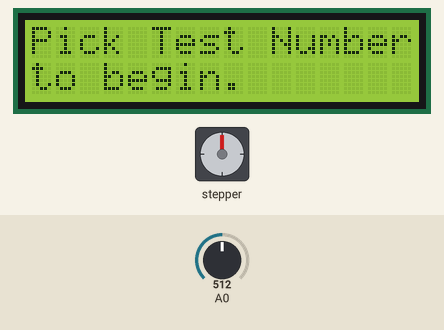
Simulated run of this sketch. Board: Arduino Uno, built with avr-gcc and run on an emulated ATmega328P. Shown: 16×2 character LCD, stepper motor. Inputs (shaded band) come from the test bench; at power-on: A0 = 512. Stepper angles assume 200 steps per turn.

Above: at 1.6 s.
At 3.4 s:
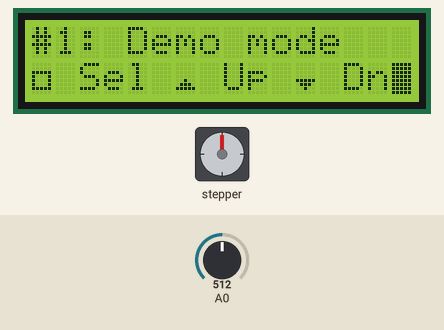
3.5 s: A0 set to 716
At 4.7 s:
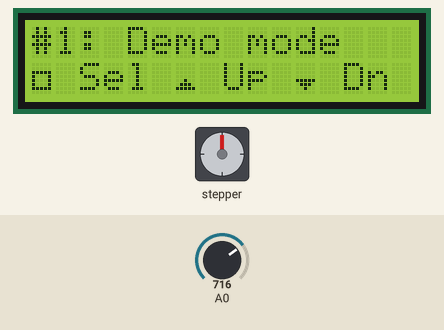
5.0 s: A0 set to 741
6.5 s: A0 set to 766
At 26.4 s:
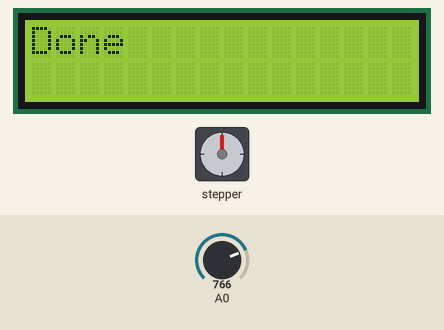
Timing chart, 0 to 27.0 s (numbered marks = the images above; inputs shaded):
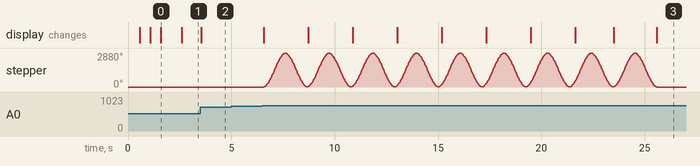

Measured:
- the behaviour switches between 759 and 760 on A0 (found by bisection; images 2 and 3)
- after the input at 3.5 s, the display: changes after 0.05 s (image 2)
- after the input at 5.0 s, every drawn part: stays the same
- after the input at 6.5 s, stepper: turns 2878° clockwise in 1.0 s, then 2873° counter-clockwise in 1.0 s, repeating every 2.1 s; the display: first changes after 0.08 s (image 3 shows a later state)
- what the display in image 0 shows lasts 1.0 s, from 1.6 s to 2.6 s

The sketch:

KeypadMotorTest1.ino
```cpp
#include <LiquidCrystal.h>
#include "./LCDKeypad.h"
#include "./AccelStepper.h"

LCDKeypad lcd;
AccelStepper stepper(AccelStepper::DRIVER, 22, 24);

byte c_up[8] = {
  0b00000,
  0b00000,
  0b00000,
  0b00000,
  0b00100,
  0b01110,
  0b11111,
  0b00000
};

byte c_down[8] = {
  0b00000,
  0b00000,
  0b00000,
  0b00000,
  0b11111,
  0b01110,
  0b00100,
  0b00000,
};

byte c_select[8] = {
  0b00000,
  0b00000,
  0b11111,
  0b10001,
  0b10001,
  0b10001,
  0b11111,
  0b00000
};

char* testOptions[] = {"#1: Demo mode", "#2: 100 Cycles", "#3: 10M Cycles"};
int testOptionsCount = 3;
int testNumber = 0; //default test number

void setup()
{
  stepper.setMaxSpeed(4000); //max supported is about 4000
  stepper.setAcceleration(10000);

  lcd.createChar(1, c_select);
  lcd.createChar(2, c_up);
  lcd.createChar(3, c_down);
  lcd.begin(16, 2);
  lcd.clear();
  lcd.print("Knee Wear Tester");
  delay(500);
  lcd.clear();
  lcd.print("Designed 2015 by");
  lcd.setCursor(0, 1);
  lcd.print(" Chris Blaydon, ");
  delay(500);
  lcd.clear();
  lcd.print(" Alan Bylund &");
  lcd.setCursor(0, 1);
  lcd.print(" Patrick Miller");
  delay(500);

  //Start getting user input
  lcd.clear();
  lcd.print("Pick Test Number");
  lcd.setCursor(0, 1);
  lcd.print("to begin.");
  delay(1000);

  //waitButton();
  //waitReleaseButton();

  bool hasChosenTest = 0;
  while (!hasChosenTest) {
    lcd.clear();
    lcd.print(testOptions[testNumber]);
    lcd.setCursor(0, 1);
    lcd.write(1);
    lcd.print(" Sel ");
    lcd.write(2);
    lcd.print(" Up ");
    lcd.write(3);
    lcd.print(" Dn");

    //Wait for correct input
    //TODO: Add debouncing support
    int buttonPressed;

    do
    {
      buttonPressed = waitButton();
    }
    while (!(buttonPressed == KEYPAD_SELECT || buttonPressed == KEYPAD_UP || buttonPressed == KEYPAD_DOWN));

    if (buttonPressed == KEYPAD_SELECT)
    {
      hasChosenTest = true; //ends loop
    }
    if (buttonPressed == KEYPAD_DOWN)
    {
      testNumber++;
      //loop back if maximum
      if (testNumber == testOptionsCount) testNumber = 0;
    }
    if (buttonPressed == KEYPAD_UP)
    {
      testNumber--;
      //loop back if minimum
      if (testNumber == -1) testNumber = testOptionsCount - 1;
    }
    waitReleaseButton();
  }


  //Just some demo code for now
  for (int i = 1; i < 10; i++) {
    lcd.clear();
    lcd.print("Testing...");
    lcd.setCursor(0, 1);
    // print the number of seconds since reset:
    lcd.print("Cycle # ");
    lcd.print(i);

    stepper.runToNewPosition(1600);
    stepper.runToNewPosition(0);
  }
  lcd.clear();
  lcd.print("Done");
  //delay(1000);
}

void loop()
{


}

int waitButton()
{
  int buttonPressed;
  waitReleaseButton;
  lcd.blink();
  while ((buttonPressed = lcd.button()) == KEYPAD_NONE)
  {
  }
  delay(50);
  lcd.noBlink();
  return buttonPressed;
}

void waitReleaseButton()
{
  delay(50);
  while (lcd.button() != KEYPAD_NONE)
  {
  }
  delay(50);
}
```

LCDKeypad.cpp
```cpp
/*
  LCDKeypad.cpp
*/

#include "Arduino.h"

// include this library's description file

#include <LiquidCrystal.h>
#include "LCDKeypad.h"

LCDKeypad::LCDKeypad() : LiquidCrystal(8, 9, 4, 5, 6, 7)
{
}

int LCDKeypad::button()
{
  static int NUM_KEYS=5;
  static int adc_key_val[5] ={
    30, 150, 360, 535, 760     };
  int k, input;
  input=analogRead(0);
  for (k = 0; k < NUM_KEYS; k++)
  {
    if (input < adc_key_val[k])
    {
      return k;
    }
  }
  if (k >= NUM_KEYS)
    k = -1;     // No valid key pressed
  return k;
}
```

LCDKeypad.h
```cpp
/*
  LCDKeypad.h
*/

// ensure this library description is only included once
#ifndef LCDKeypad_h
#define LCDKeypad_h

// library interface description
#define KEYPAD_NONE -1
#define KEYPAD_RIGHT 0
#define KEYPAD_UP 1
#define KEYPAD_DOWN 2
#define KEYPAD_LEFT 3
#define KEYPAD_SELECT 4

class LCDKeypad: public LiquidCrystal
{
  public:
    LCDKeypad();
    int button();
};

#endif
```
